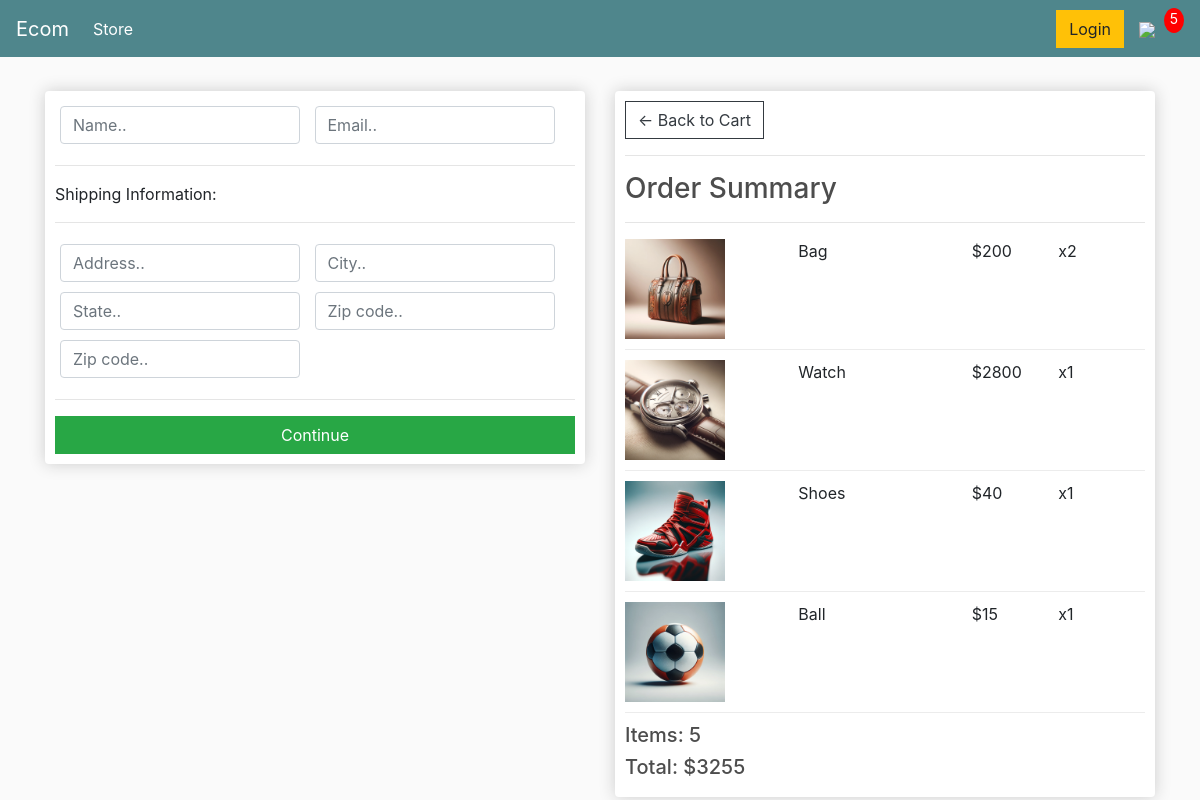
/checkout/ (signed in), run on an earlier commit of the app's database.
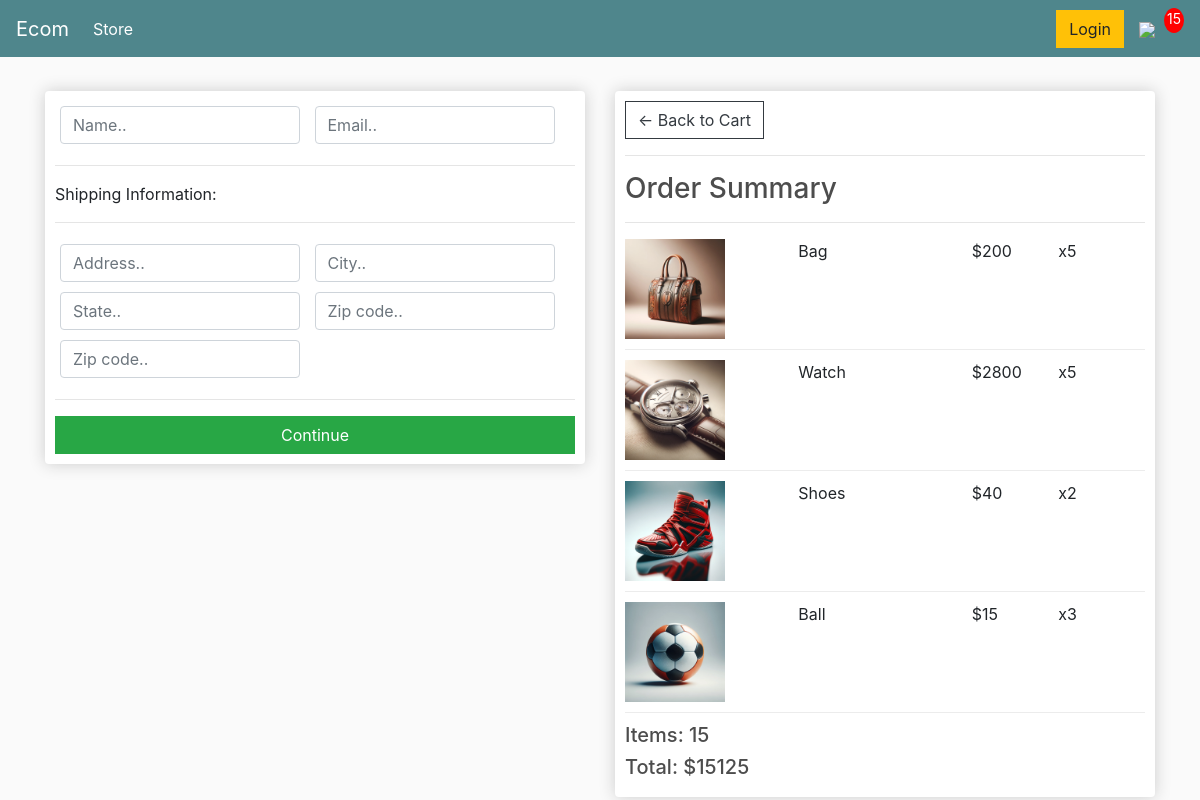
And on a later commit of the database.
### store/models.py (models this page shows, shortened)
class OrderItems(models.Model):
    product = models.ForeignKey(Product, on_delete=models.SET_NULL, null=True, blank=True)
    order = models.ForeignKey(Order, on_delete=models.SET_NULL, null=True, blank=True)
    quantity = models.IntegerField(default=0, blank=True ,null=True)
    date_added = models.DateTimeField(auto_now_add=True)
    @property
    def get_total(self):
        total=self.product.price * self.quantity
        return total

class Order(models.Model):
    customer = models.ForeignKey(Customer, on_delete=models.SET_NULL, null=True)
    date_order = models.DateTimeField(auto_now_add=True)
    complete = models.BooleanField()
    transition_id = models.CharField(max_length=50)
    @property
    def get_cart_total(self):
        orderitems=self.orderitems_set.all()
        '''
        total=0
        for i in orderitems:
            total+=i.get_total
        return total
'''
        total=sum([i.get_total for i in orderitems])
        return total
    @property
    def get_cart_quantity(self):
        orderitems=self.orderitems_set.all()
        total = sum([items.quantity for items in orderitems])
        return total
    @property
    def shipping(self):
        shipping = False
        orderitems=self.orderitems_set.all()
        for i in orderitems:
            if i.product.digital == False:
                shipping = True
        return shipping

class Product(models.Model):
    name = models.CharField(max_length=50)
    price = models.IntegerField()
    image = models.ImageField(upload_to='product-image', null=True, blank=True)
    digital = models.BooleanField(default=False , null=True , blank=False)

### store/views.py (the view)
# urls.py: path("checkout/", checkout, name='checkout'),
def checkout(request):
    user = request.user.customer
    order, created = Order.objects.get_or_create(customer=user, complete=False)
    '''
    iif there is not order or multiple order it raise error(order = Order.objects.get(customer=user, complete=False):)
    but the upper one get_or_create doesnot raise erroe instead of error it create order if doesnot exits
    '''
    item = order.orderitems_set.all()
    cart_item = order.get_cart_quantity
    context = {'items': item, 'order': order, 'cart_item':cart_item}
    return render(request, 'store/checkout.html', context)

### store/templates/store/checkout.html (shortened to what this page needs)
{% extends 'store/main.html' %}
{% load static %}
{% block content %}
     <div class="row">
        <div class="col-lg-6">
            <div class="box-element" id="form-wrapper">
                <form id="form">
                    <div id="user-info">
                        <div class="form-field">
                            <input required class="form-control" type="text" name="name" placeholder="Name..">
                        </div>
                        <div class="form-field">
                            <input required class="form-control" type="email" name="email" placeholder="Email..">
                        </div>
                    </div>
                    <div id="shipping-info">
                        <hr>
                        <p>Shipping Information:</p>
                        <hr>
                        <div class="form-field">
                            <input class="form-control" type="text" name="address" placeholder="Address..">
                        </div>
                        <div class="form-field">
                            <input class="form-control" type="text" name="city" placeholder="City..">
                        </div>
                        <div class="form-field">
                            <input class="form-control" type="text" name="state" placeholder="State..">
                        </div>
                        <div class="form-field">
                            <input class="form-control" type="text" name="zipcode" placeholder="Zip code..">
                        </div>
                        <div class="form-field">
                            <input class="form-control" type="text" name="country" placeholder="Zip code..">
                        </div>
                    </div>
                    <hr>
                    <input id="form-button" class="btn btn-success btn-block" type="submit" value="Continue">
                </form>
            </div>
            <br>
        </div>
        <div class="col-lg-6">
            <div class="box-element">
                <a  class="btn btn-outline-dark" href="{% url 'cart' %}">&#x2190; Back to Cart</a>
                <hr>
                <h3>Order Summary</h3>
                <hr>
                {% for items in items%}
                <div class="cart-row">
                    <div style="flex:2"><img class="row-image" src="/images/{{items.product.image}}"></div>
                    <div style="flex:2"><p>{{items.product.name}}</p></div>
                    <div style="flex:1"><p>${{items.product.price}}</p></div>
                    <div style="flex:1"><p>x{{items.quantity}}</p></div>
                </div>
                {% endfor %}
                <h5>Items:   {{order.get_cart_quantity}}</h5>
                <h5>Total:   ${{order.get_cart_total}}</h5>
            </div>
        </div>
    </div>
{% endblock content %}

What changed in the data, as far as the page shows it:
changed OrderItems "Bag": quantity "2" → "5"
changed OrderItems "Watch": quantity "1" → "5"
changed OrderItems "Shoes": quantity "1" → "2"
changed OrderItems "Ball": quantity "1" → "3"
changed through a linked row, Order: get_cart_quantity "5" → "15"; get_cart_total "3255" → "15125"
Also different on the page:
{{ cart_item }}: "5" → "15"
